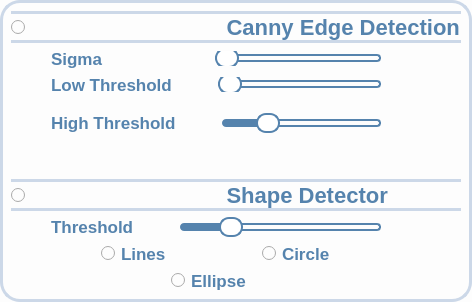
              <widget class="QWidget" name="widget_11" native="true">
               <property name="sizePolicy">
                <sizepolicy hsizetype="Expanding" vsizetype="Expanding">
                 <horstretch>0</horstretch>
                 <verstretch>0</verstretch>
                </sizepolicy>
               </property>
               <property name="styleSheet">
                <string notr="true">
background:#fdfdfd;
  border: 3px solid #ccd8e8;
  border-radius: 20px;</string>
               </property>
               <layout class="QHBoxLayout" name="horizontalLayout_50">
                <item>
                 <layout class="QVBoxLayout" name="verticalLayout_13">
                  <item>
                   <widget class="QRadioButton" name="RadioButton_CannyEdge">
                    <property name="font">
                     <font>
                      <pointsize>-1</pointsize>
                      <bold>true</bold>
                     </font>
                    </property>
                    <property name="styleSheet">
                     <string notr="true">Font-size:22px;
font-weight:bold;
background:#fdfdfd;
color:#5583ad;
 border-top: 3px solid #ccd8e8;
 border-bottom: 3px solid#ccd8e8;
border-left:None;
border-right:None;
</string>
                    </property>
                    <property name="text">
                     <string>                                Canny Edge Detection</string>
                    </property>
                    <property name="checked">
                     <bool>false</bool>
                    </property>
                   </widget>
                  </item>
                  <item>
                   <layout class="QHBoxLayout" name="horizontalLayout_51"/>
                  </item>
                  <item>
                   <layout class="QHBoxLayout" name="horizontalLayout_52">
                    <item>
                     <spacer name="horizontalSpacer_22">
                      <property name="orientation">
                       <enum>Qt::Orientation::Vertical</enum>
                      </property>
                      <property name="sizeHint" stdset="0">
                       <size>
                        <width>40</width>
                        <height>20</height>
                       </size>
                      </property>
                     </spacer>
                    </item>
                    <item>
                     <widget class="QLabel" name="label_param_1">
                      <property name="font">
                       <font>
                        <pointsize>-1</pointsize>
                        <bold>true</bold>
                       </font>
                      </property>
                      <property name="styleSheet">
                       <string notr="true">Font-size:17px;
font-weight:bold;
background:#fdfdfd;
color:#5583ad;

border:None;</string>
                      </property>
                      <property name="text">
                       <string>Sigma              </string>
                      </property>
                     </widget>
                    </item>
                    <item>
                     <spacer name="horizontalSpacer_29">
                      <property name="orientation">
                       <enum>Qt::Orientation::Vertical</enum>
                      </property>
                      <property name="sizeHint" stdset="0">
                       <size>
                        <width>40</width>
                        <height>20</height>
                       </size>
                      </property>
                     </spacer>
                    </item>
                    <item>
                     <widget class="QSlider" name="slider_Sigma">
                      <property name="styleSheet">
                       <string notr="true">
QSlider {
    background: transparent; /* Make the entire slider background transparent */
    border:None;
}


QSlider::groove:horizontal {
    height: 8px;
    background: :rgba(158,177,175,255); /* Lighter shade of the dark color */
    border-radius: 4px;
}

QSlider::handle:horizontal {
    background:  white; /* Mid-tone between the dark and lighter colors */
    border: 2px solid #5583ad; /* Matches groove */
    width: 20px;
    height: 20px;
    margin: -6px 0;
    border-radius: 10px;
}

QSlider::sub-page:horizontal {
    background: #5583ad; /* Matches handle */
    border-radius: 4px;
}

QSlider::add-page:horizontal {
   
    border:2px solid #5583ad;
    border-radius: 4px;
}

</string>
                      </property>
                      <property name="maximum">
                       <number>100</number>
                      </property>
                      <property name="orientation">
                       <enum>Qt::Orientation::Horizontal</enum>
                      </property>
                     </widget>
                    </item>
                    <item>
                     <spacer name="horizontalSpacer_32">
                      <property name="orientation">
                       <enum>Qt::Orientation::Vertical</enum>
                      </property>
                      <property name="sizeHint" stdset="0">
                       <size>
                        <width>40</width>
                        <height>20</height>
                       </size>
                      </property>
                     </spacer>
                    </item>
                    <item>
                     <spacer name="horizontalSpacer_26">
                      <property name="orientation">
                       <enum>Qt::Orientation::Vertical</enum>
                      </property>
                      <property name="sizeHint" stdset="0">
                       <size>
                        <width>40</width>
                        <height>20</height>
                       </size>
                      </property>
                     </spacer>
                    </item>
                   </layout>
                  </item>
                  <item>
                   <layout class="QHBoxLayout" name="horizontalLayout_53">
                    <item>
                     <spacer name="horizontalSpacer_24">
                      <property name="orientation">
                       <enum>Qt::Orientation::Vertical</enum>
                      </property>
                      <property name="sizeHint" stdset="0">
                       <size>
                        <width>40</width>
                        <height>20</height>
                       </size>
                      </property>
                     </spacer>
                    </item>
                    <item>
                     <widget class="QLabel" name="label_param_2">
                      <property name="font">
                       <font>
                        <pointsize>-1</pointsize>
                        <bold>true</bold>
                       </font>
                      </property>
                      <property name="styleSheet">
                       <string notr="true">Font-size:17px;
font-weight:bold;
background:#fdfdfd;
color:#5583ad;
border:None;</string>
                      </property>
                      <property name="text">
                       <string>Low Threshold</string>
                      </property>
                     </widget>
                    </item>
                    <item>
                     <spacer name="horizontalSpacer_27">
                      <property name="orientation">
                       <enum>Qt::Orientation::Vertical</enum>
                      </property>
                      <property name="sizeHint" stdset="0">
                       <size>
                        <width>40</width>
                        <height>20</height>
                       </size>
                      </property>
                     </spacer>
                    </item>
                    <item>
                     <widget class="QSlider" name="slider_LowThreshold">
                      <property name="styleSheet">
                       <string notr="true">
QSlider {
    background: transparent; /* Make the entire slider background transparent */
    border:None;
}


QSlider::groove:horizontal {
    height: 8px;
    background: :rgba(158,177,175,255); /* Lighter shade of the dark color */
    border-radius: 4px;
}

QSlider::handle:horizontal {
    background:  white; /* Mid-tone between the dark and lighter colors */
    border: 2px solid #5583ad; /* Matches groove */
    width: 20px;
    height: 20px;
    margin: -6px 0;
    border-radius: 10px;
}

QSlider::sub-page:horizontal {
    background: #5583ad; /* Matches handle */
    border-radius: 4px;
}

QSlider::add-page:horizontal {
   
    border:2px solid #5583ad;
    border-radius: 4px;
}

</string>
                      </property>
                      <property name="maximum">
                       <number>100</number>
                      </property>
                      <property name="tracking">
                       <bool>true</bool>
                      </property>
                      <property name="orientation">
                       <enum>Qt::Orientation::Horizontal</enum>
                      </property>
                     </widget>
                    </item>
                    <item>
                     <spacer name="horizontalSpacer_33">
                      <property name="orientation">
                       <enum>Qt::Orientation::Vertical</enum>
                      </property>
                      <property name="sizeHint" stdset="0">
                       <size>
                        <width>40</width>
                        <height>20</height>
                       </size>
                      </property>
                     </spacer>
                    </item>
                    <item>
                     <spacer name="horizontalSpacer_25">
                      <property name="orientation">
                       <enum>Qt::Orientation::Vertical</enum>
                      </property>
                      <property name="sizeHint" stdset="0">
                       <size>
                        <width>40</width>
                        <height>20</height>
                       </size>
                      </property>
                     </spacer>
                    </item>
                   </layout>
                  </item>
                  <item>
                   <widget class="Line" name="line_15">
                    <property name="font">
                     <font>
                      <pointsize>5</pointsize>
                     </font>
                    </property>
                    <property name="styleSheet">
                     <string notr="true">border: 1px solid black;</string>
                    </property>
                    <property name="lineWidth">
                     <number>0</number>
                    </property>
                    <property name="orientation">
                     <enum>Qt::Orientation::Vertical</enum>
                    </property>
                   </widget>
                  </item>
                  <item>
                   <widget class="Line" name="line_16">
                    <property name="styleSheet">
                     <string notr="true">border: 0.5px solid black;</string>
                    </property>
                    <property name="orientation">
                     <enum>Qt::Orientation::Vertical</enum>
                    </property>
                   </widget>
                  </item>
                  <item>
                   <layout class="QHBoxLayout" name="horizontalLayout_56">
                    <item>
                     <spacer name="horizontalSpacer_34">
                      <property name="orientation">
                       <enum>Qt::Orientation::Vertical</enum>
                      </property>
                      <property name="sizeHint" stdset="0">
                       <size>
                        <width>40</width>
                        <height>20</height>
                       </size>
                      </property>
                     </spacer>
                    </item>
                    <item>
                     <widget class="QLabel" name="label_param_5">
                      <property name="font">
                       <font>
                        <pointsize>-1</pointsize>
                        <bold>true</bold>
                       </font>
                      </property>
                      <property name="styleSheet">
                       <string notr="true">Font-size:17px;
font-weight:bold;
background:#fdfdfd;
color:#5583ad;
border:None;</string>
                      </property>
                      <property name="text">
                       <string>High Threshold</string>
                      </property>
                     </widget>
                    </item>
                    <item>
                     <spacer name="horizontalSpacer_31">
                      <property name="orientation">
                       <enum>Qt::Orientation::Vertical</enum>
                      </property>
                      <property name="sizeHint" stdset="0">
                       <size>
                        <width>40</width>
                        <height>20</height>
                       </size>
                      </property>
                     </spacer>
                    </item>
                    <item>
                     <widget class="QSlider" name="slider_HighThreshold">
                      <property name="styleSheet">
                       <string notr="true">
QSlider {
    background: transparent; /* Make the entire slider background transparent */
    border:None;
}


QSlider::groove:horizontal {
    height: 8px;
    background: :rgba(158,177,175,255); /* Lighter shade of the dark color */
    border-radius: 4px;
}

QSlider::handle:horizontal {
    background:  white; /* Mid-tone between the dark and lighter colors */
    border: 2px solid #5583ad; /* Matches groove */
    width: 20px;
    height: 20px;
    margin: -6px 0;
    border-radius: 10px;
}

QSlider::sub-page:horizontal {
    background: #5583ad; /* Matches handle */
    border-radius: 4px;
}

QSlider::add-page:horizontal {
   
    border:2px solid #5583ad;
    border-radius: 4px;
}

</string>
                      </property>
                      <property name="minimum">
                       <number>1</number>
                      </property>
                      <property name="maximum">
                       <number>9</number>
                      </property>
                      <property name="singleStep">
                       <number>2</number>
                      </property>
                      <property name="pageStep">
                       <number>2</number>
                      </property>
                      <property name="value">
                       <number>3</number>
                      </property>
                      <property name="orientation">
                       <enum>Qt::Orientation::Horizontal</enum>
                      </property>
                      <property name="tickPosition">
                       <enum>QSlider::TickPosition::TicksBelow</enum>
                      </property>
                     </widget>
                    </item>
                    <item>
                     <spacer name="horizontalSpacer_35">
                      <property name="orientation">
                       <enum>Qt::Orientation::Vertical</enum>
                      </property>
                      <property name="sizeHint" stdset="0">
                       <size>
                        <width>40</width>
                        <height>20</height>
                       </size>
                      </property>
                     </spacer>
                    </item>
                    <item>
                     <spacer name="horizontalSpacer_36">
                      <property name="orientation">
                       <enum>Qt::Orientation::Vertical</enum>
                      </property>
                      <property name="sizeHint" stdset="0">
                       <size>
                        <width>40</width>
                        <height>20</height>
                       </size>
                      </property>
                     </spacer>
                    </item>
                   </layout>
                  </item>
                  <item>
                   <spacer name="verticalSpacer_16">
                    <property name="orientation">
                     <enum>Qt::Orientation::Vertical</enum>
                    </property>
                    <property name="sizeHint" stdset="0">
                     <size>
                      <width>20</width>
                      <height>40</height>
                     </size>
                    </property>
                   </spacer>
                  </item>
                  <item>
                   <widget class="QRadioButton" name="RadioButton_ShapeDetector">
                    <property name="font">
                     <font>
                      <pointsize>-1</pointsize>
                      <bold>true</bold>
                     </font>
                    </property>
                    <property name="styleSheet">
                     <string notr="true">Font-size:22px;
font-weight:bold;
background:#fdfdfd;
color:#5583ad;
 border-top: 3px solid #ccd8e8;
 border-bottom: 3px solid#ccd8e8;
border-left:None;
border-right:None;
</string>
                    </property>
                    <property name="text">
                     <string>                                Shape Detector</string>
                    </property>
                    <property name="checked">
                     <bool>false</bool>
                    </property>
                   </widget>
                  </item>
                  <item>
                   <layout class="QHBoxLayout" name="horizontalLayout_57">
                    <item>
                     <spacer name="horizontalSpacer_51">
                      <property name="orientation">
                       <enum>Qt::Orientation::Vertical</enum>
                      </property>
                      <property name="sizeHint" stdset="0">
                       <size>
                        <width>40</width>
                        <height>20</height>
                       </size>
                      </property>
                     </spacer>
                    </item>
                    <item>
                     <widget class="QLabel" name="label_param_9">
                      <property name="font">
                       <font>
                        <pointsize>-1</pointsize>
                        <bold>true</bold>
                       </font>
                      </property>
                      <property name="styleSheet">
                       <string notr="true">Font-size:17px;
font-weight:bold;
background:#fdfdfd;
color:#5583ad;
border:None;</string>
                      </property>
                      <property name="text">
                       <string>Threshold</string>
                      </property>
                     </widget>
                    </item>
                    <item>
                     <spacer name="horizontalSpacer_52">
                      <property name="orientation">
                       <enum>Qt::Orientation::Vertical</enum>
                      </property>
                      <property name="sizeHint" stdset="0">
                       <size>
                        <width>40</width>
                        <height>20</height>
                       </size>
                      </property>
                     </spacer>
                    </item>
                    <item>
                     <widget class="QSlider" name="slider_Threshold">
                      <property name="styleSheet">
                       <string notr="true">
QSlider {
    background: transparent; /* Make the entire slider background transparent */
    border:None;
}


QSlider::groove:horizontal {
    height: 8px;
    background: :rgba(158,177,175,255); /* Lighter shade of the dark color */
    border-radius: 4px;
}

QSlider::handle:horizontal {
    background:  white; /* Mid-tone between the dark and lighter colors */
    border: 2px solid #5583ad; /* Matches groove */
    width: 20px;
    height: 20px;
    margin: -6px 0;
    border-radius: 10px;
}

QSlider::sub-page:horizontal {
    background: #5583ad; /* Matches handle */
    border-radius: 4px;
}

QSlider::add-page:horizontal {
   
    border:2px solid #5583ad;
    border-radius: 4px;
}

</string>
                      </property>
                      <property name="minimum">
                       <number>1</number>
                      </property>
                      <property name="maximum">
                       <number>10</number>
                      </property>
                      <property name="singleStep">
                       <number>1</number>
                      </property>
                      <property name="pageStep">
                       <number>1</number>
                      </property>
                      <property name="value">
                       <number>3</number>
                      </property>
                      <property name="orientation">
                       <enum>Qt::Orientation::Horizontal</enum>
                      </property>
                      <property name="tickPosition">
                       <enum>QSlider::TickPosition::TicksBelow</enum>
                      </property>
                     </widget>
                    </item>
                    <item>
                     <spacer name="horizontalSpacer_53">
                      <property name="orientation">
                       <enum>Qt::Orientation::Vertical</enum>
                      </property>
                      <property name="sizeHint" stdset="0">
                       <size>
                        <width>40</width>
                        <height>20</height>
                       </size>
                      </property>
                     </spacer>
                    </item>
                    <item>
                     <spacer name="horizontalSpacer_54">
                      <property name="orientation">
                       <enum>Qt::Orientation::Vertical</enum>
                      </property>
                      <property name="sizeHint" stdset="0">
                       <size>
                        <width>40</width>
                        <height>20</height>
                       </size>
                      </property>
                     </spacer>
                    </item>
                   </layout>
                  </item>
                  <item>
                   <layout class="QHBoxLayout" name="horizontalLayout_23">
                    <item>
                     <spacer name="horizontalSpacer_4">
                      <property name="orientation">
                       <enum>Qt::Orientation::Horizontal</enum>
                      </property>
                      <property name="sizeHint" stdset="0">
                       <size>
                        <width>40</width>
                        <height>20</height>
                       </size>
                      </property>
                     </spacer>
                    </item>
                    <item>
                     <widget class="QRadioButton" name="RadioButton_Line">
                      <property name="font">
                       <font>
                        <pointsize>-1</pointsize>
                        <bold>true</bold>
                       </font>
                      </property>
                      <property name="styleSheet">
                       <string notr="true">Font-size:17px;
font-weight:bold;
background:#fdfdfd;
color:#5583ad;

border:None;</string>
                      </property>
                      <property name="text">
                       <string>Lines</string>
                      </property>
                      <property name="checked">
                       <bool>false</bool>
                      </property>
                     </widget>
                    </item>
                    <item>
                     <spacer name="horizontalSpacer_3">
                      <property name="orientation">
                       <enum>Qt::Orientation::Horizontal</enum>
                      </property>
                      <property name="sizeHint" stdset="0">
                       <size>
                        <width>40</width>
                        <height>20</height>
                       </size>
                      </property>
                     </spacer>
                    </item>
                    <item>
                     <widget class="QRadioButton" name="RadioButton_Circle">
                      <property name="font">
                       <font>
                        <pointsize>-1</pointsize>
                        <bold>true</bold>
                       </font>
                      </property>
                      <property name="styleSheet">
                       <string notr="true">Font-size:17px;
font-weight:bold;
background:#fdfdfd;
color:#5583ad;

border:None;</string>
                      </property>
                      <property name="text">
                       <string>Circle</string>
                      </property>
                      <property name="checked">
                       <bool>false</bool>
                      </property>
                     </widget>
                    </item>
                    <item>
                     <spacer name="horizontalSpacer_38">
                      <property name="orientation">
                       <enum>Qt::Orientation::Vertical</enum>
                      </property>
                      <property name="sizeHint" stdset="0">
                       <size>
                        <width>40</width>
                        <height>20</height>
                       </size>
                      </property>
                     </spacer>
                    </item>
                    <item>
                     <spacer name="horizontalSpacer_5">
                      <property name="orientation">
                       <enum>Qt::Orientation::Horizontal</enum>
                      </property>
                      <property name="sizeHint" stdset="0">
                       <size>
                        <width>40</width>
                        <height>20</height>
                       </size>
                      </property>
                     </spacer>
                    </item>
                   </layout>
                  </item>
                  <item>
                   <layout class="QHBoxLayout" name="horizontalLayout_25">
                    <item>
                     <spacer name="horizontalSpacer_2">
                      <property name="orientation">
                       <enum>Qt::Orientation::Horizontal</enum>
                      </property>
                      <property name="sizeHint" stdset="0">
                       <size>
                        <width>40</width>
                        <height>20</height>
                       </size>
                      </property>
                     </spacer>
                    </item>
                    <item>
                     <spacer name="horizontalSpacer_39">
                      <property name="orientation">
                       <enum>Qt::Orientation::Vertical</enum>
                      </property>
                      <property name="sizeHint" stdset="0">
                       <size>
                        <width>40</width>
                        <height>20</height>
                       </size>
                      </property>
                     </spacer>
                    </item>
                    <item>
                     <widget class="QRadioButton" name="RadioButton_Ellipse">
                      <property name="font">
                       <font>
                        <pointsize>-1</pointsize>
                        <bold>true</bold>
                       </font>
                      </property>
                      <property name="styleSheet">
                       <string notr="true">Font-size:17px;
font-weight:bold;
background:#fdfdfd;
color:#5583ad;
border:None;</string>
                      </property>
                      <property name="text">
                       <string>Ellipse                    </string>
                      </property>
                      <property name="checked">
                       <bool>false</bool>
                      </property>
                     </widget>
                    </item>
                    <item>
                     <spacer name="horizontalSpacer">
                      <property name="orientation">
                       <enum>Qt::Orientation::Horizontal</enum>
                      </property>
                      <property name="sizeHint" stdset="0">
                       <size>
                        <width>40</width>
                        <height>20</height>
                       </size>
                      </property>
                     </spacer>
                    </item>
                   </layout>
                  </item>
                  <item>
                   <layout class="QHBoxLayout" name="horizontalLayout_24"/>
                  </item>
                 </layout>
                </item>
               </layout>
              </widget>
